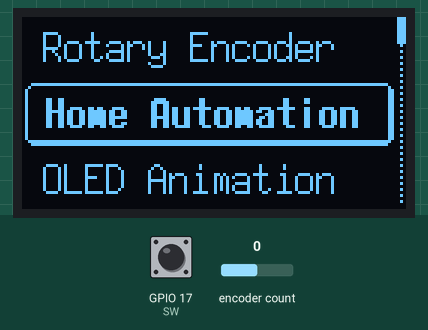
The program below on a simulated ESP32. Parts: 128×64 one-colour display. The test bench sets the inputs (shaded band); at power-on: encoder count 0, GPIO 17 (SW) HIGH.

Above: at 1.2 s.
1.3 s: encoder count set to 1
At 2.0 s:
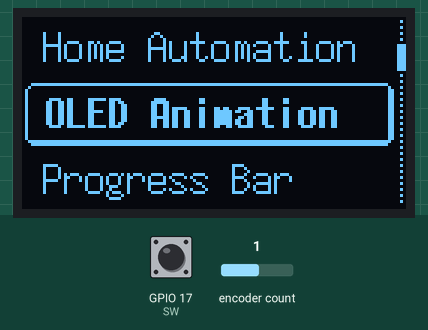
2.8 s: GPIO 17 (SW) pulled LOW for 0.15 s
At 4.0 s:
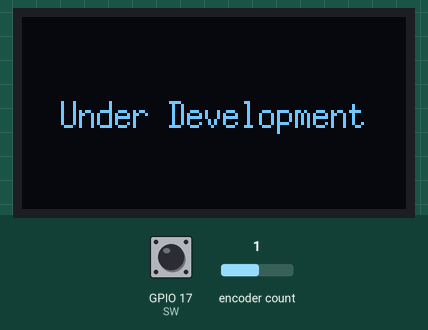
4.4 s: GPIO 17 (SW) pulled LOW for 1 s
At 5.3 s:
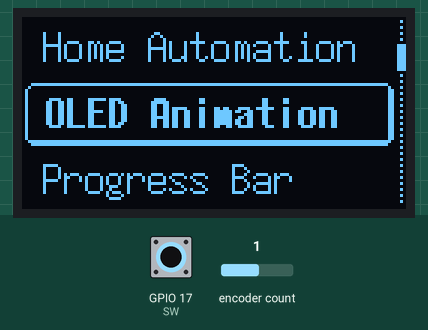
6.9 s: encoder count set to 2
At 7.3 s:
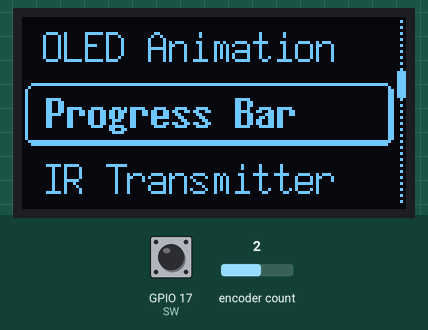
8.4 s: encoder count set to 3
At 9.4 s:
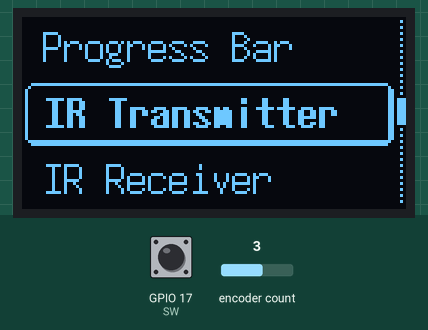
9.9 s: encoder count set to 4
At 10.4 s:
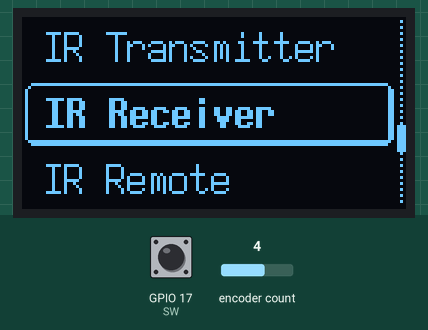
Timing chart, 0 to 12.4 s (numbered marks = the images above; inputs shaded):
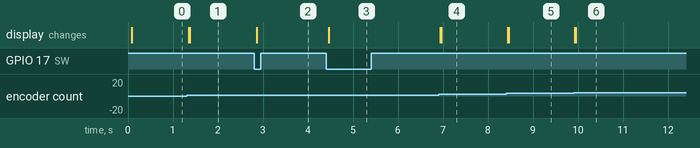

Measured:
- after the input at 1.3 s, the display: first changes at once (image 1 shows a later state)
- after the input at 2.8 s, the display: changes after 0.07 s (image 2)
- after the input at 4.4 s, the display: changes after 0.06 s (image 3)
- after the input at 6.9 s, the display: first changes at once (image 4 shows a later state)
- after the input at 8.4 s, the display: first changes at once (image 5 shows a later state)
- after the input at 9.9 s, the display: first changes at once (image 6 shows a later state)

The program:

main.cpp
```cpp
#include <Arduino.h>
#include <Wire.h>
#include <U8g2lib.h>
#include <ESP32Encoder.h>
#include <Bounce2.h>

U8G2_SH1106_128X64_NONAME_F_HW_I2C u8g2(U8G2_R0, U8X8_PIN_NONE); // OLED Constructor
ESP32Encoder encoder; // Encoder constructor
Bounce2::Button encoderSW = Bounce2::Button();

#define CLK 26 // CLK ENCODER
#define DT 27 // DT ENCODER
#define SW 17 // SW ENCODER

// 'selected_item', 128x21px
const unsigned char selected_item [] PROGMEM = {
  0xF8, 0xFF, 0xFF, 0xFF, 0xFF, 0xFF, 0xFF, 0xFF, 0xFF, 0xFF, 0xFF, 0xFF, 0xFF, 0xFF, 0xFF, 0x03, 0x04, 0x00, 0x00, 0x00, 0x00, 0x00, 0x00, 0x00, 0x00, 0x00, 0x00, 0x00, 0x00, 0x00, 0x00, 0x04, 0x02, 0x00, 0x00, 0x00, 0x00, 0x00, 0x00, 0x00, 0x00, 0x00, 0x00, 0x00, 0x00, 0x00, 0x00, 0x0C, 0x02, 0x00, 0x00, 0x00, 0x00, 0x00, 0x00, 0x00, 0x00, 0x00, 0x00, 0x00, 0x00, 0x00, 0x00, 0x0C, 0x02, 0x00, 0x00, 0x00, 0x00, 0x00, 0x00, 0x00, 0x00, 0x00, 0x00, 0x00, 0x00, 0x00, 0x00, 0x0C, 0x02, 0x00, 0x00, 0x00, 0x00, 0x00, 0x00, 0x00, 0x00, 0x00, 0x00, 0x00, 0x00, 0x00, 0x00, 0x0C, 0x02, 0x00, 0x00, 0x00, 0x00, 0x00, 0x00, 0x00, 0x00, 0x00, 0x00, 0x00, 0x00, 0x00, 0x00, 0x0C, 0x02, 0x00, 0x00, 0x00, 0x00, 0x00, 0x00, 0x00, 0x00, 0x00, 0x00, 0x00, 0x00, 0x00, 0x00, 0x0C, 0x02, 0x00, 0x00, 0x00, 0x00, 0x00, 0x00, 0x00, 0x00, 0x00, 0x00, 0x00, 0x00, 0x00, 0x00, 0x0C, 0x02, 0x00, 0x00, 0x00, 0x00, 0x00, 0x00, 0x00, 0x00, 0x00, 0x00, 0x00, 0x00, 0x00, 0x00, 0x0C, 0x02, 0x00, 0x00, 0x00, 0x00, 0x00, 0x00, 0x00, 0x00, 0x00, 0x00, 0x00, 0x00, 0x00, 0x00, 0x0C, 0x02, 0x00, 0x00, 0x00, 0x00, 0x00, 0x00, 0x00, 0x00, 0x00, 0x00, 0x00, 0x00, 0x00, 0x00, 0x0C, 0x02, 0x00, 0x00, 0x00, 0x00, 0x00, 0x00, 0x00, 0x00, 0x00, 0x00, 0x00, 0x00, 0x00, 0x00, 0x0C, 0x02, 0x00, 0x00, 0x00, 0x00, 0x00, 0x00, 0x00, 0x00, 0x00, 0x00, 0x00, 0x00, 0x00, 0x00, 0x0C, 0x02, 0x00, 0x00, 0x00, 0x00, 0x00, 0x00, 0x00, 0x00, 0x00, 0x00, 0x00, 0x00, 0x00, 0x00, 0x0C, 0x02, 0x00, 0x00, 0x00, 0x00, 0x00, 0x00, 0x00, 0x00, 0x00, 0x00, 0x00, 0x00, 0x00, 0x00, 0x0C, 0x02, 0x00, 0x00, 0x00, 0x00, 0x00, 0x00, 0x00, 0x00, 0x00, 0x00, 0x00, 0x00, 0x00, 0x00, 0x0C, 0x02, 0x00, 0x00, 0x00, 0x00, 0x00, 0x00, 0x00, 0x00, 0x00, 0x00, 0x00, 0x00, 0x00, 0x00, 0x0C, 0x02, 0x00, 0x00, 0x00, 0x00, 0x00, 0x00, 0x00, 0x00, 0x00, 0x00, 0x00, 0x00, 0x00, 0x00, 0x0C, 0xFC, 0xFF, 0xFF, 0xFF, 0xFF, 0xFF, 0xFF, 0xFF, 0xFF, 0xFF, 0xFF, 0xFF, 0xFF, 0xFF, 0xFF, 0x07, 0xF8, 0xFF, 0xFF, 0xFF, 0xFF, 0xFF, 0xFF, 0xFF, 0xFF, 0xFF, 0xFF, 0xFF, 0xFF, 0xFF, 0xFF, 0x03
};

// 'scrollbar_bg', 8x64px
const unsigned char scrollbar_bg [] PROGMEM = {
  0x00, 0x40, 0x00, 0x40, 0x00, 0x40, 0x00, 0x40, 0x00, 0x40, 0x00, 0x40, 0x00, 0x40, 0x00, 0x40, 0x00, 0x40, 0x00, 0x40, 0x00, 0x40, 0x00, 0x40, 0x00, 0x40, 0x00, 0x40, 0x00, 0x40, 0x00, 0x40, 0x00, 0x40, 0x00, 0x40, 0x00, 0x40, 0x00, 0x40, 0x00, 0x40, 0x00, 0x40, 0x00, 0x40, 0x00, 0x40, 0x00, 0x40, 0x00, 0x40, 0x00, 0x40, 0x00, 0x40, 0x00, 0x40, 0x00, 0x40, 0x00, 0x40, 0x00, 0x00
};
/* END OF BITMAP VARIABLES*/


const int MAX_ITEM_LENGTH = 20; // maximum characters for the item name
const char menu_items [] [MAX_ITEM_LENGTH] = {  // array with item names
  "Home Automation",
  "OLED Animation",
  "Progress Bar",
  "IR Transmitter",
  "IR Receiver",
  "IR Remote",
  "Rotary Encoder"
 };

const int itemCounts = sizeof(menu_items) / sizeof(menu_items[0]); // Formula to get the size of Array


 /* Initialize all items state in here */
int itemSelected = 0;
int itemSelPrevious;
int itemSelNext;

int currentScreen = 0;

int encoderCurrentRead = 0;
int encoderPrevRead;

int iconWidth = 50;
int iconHeight = 50;
int screenWidth = 128;

int progress = 0; // For Progress Bar item
/* END OF INITIALIZE ITEMS */

void setup () {
  Serial.begin(115200); // Just in case for debugging

  u8g2.begin(); // Begin the OLED
  u8g2.setBitmapMode(1); // Set transparent background for bitmap
  u8g2.setFontMode(1); // Set transparent background for text

  encoder.attachFullQuad(DT, CLK); // Set input pin for encoder
  encoder.setCount(0); // Start encoder step count

  encoderSW.attach(SW, INPUT_PULLUP); // Set SW as input
  encoderSW.interval(5); // Debounce time
  encoderSW.setPressedState(LOW); // SW active state
}

void loop (){
  int stateSW = digitalRead(SW); // Variable to read SW state
  encoderCurrentRead = encoder.getCount() / 2; // Get current encoder step
  encoderSW.update();

  // Switching between screen
  if (encoderSW.pressed()) {
    if (currentScreen == 0) currentScreen = 1;
    else currentScreen = 0;
  }

  u8g2.clearBuffer();

  if (currentScreen == 0) {
    // Scroll through the menu
    if (encoderCurrentRead > encoderPrevRead) {
      itemSelected += 1;
      if (itemSelected >= itemCounts) itemSelected = 0;
    }

    if (encoderPrevRead > encoderCurrentRead) {
      itemSelected -= 1;
      if (itemSelected < 0) itemSelected = itemCounts - 1;
    }

    // Draw the selected item bitmap
    u8g2.drawXBMP(0, 22, 128, 21, selected_item);
    u8g2.drawXBMP(128-8, 0, 8, 64, scrollbar_bg);

    // Draw the previous item
    u8g2.setFont(u8g_font_7x14);
    u8g2.drawStr(7, 15, menu_items[itemSelPrevious]);

    // Draw the selected item in bold font
    u8g2.setFont(u8g_font_7x14B);
    u8g2.drawStr(8, 15+20+2, menu_items[itemSelected]);

    // Draw the next item
    u8g2.setFont(u8g_font_7x14);
    u8g2.drawStr(7, 15+20+20+2+2, menu_items[itemSelNext]);

    // Draw scrollbar handle
    u8g2.drawBox(125, 64/itemCounts * itemSelected, 3, 64/itemCounts);
  }

  else if (currentScreen == 1) {

    // Sub menu for item 1
    if (menu_items[itemSelected] == menu_items[0]) {
      u8g2.setFont(u8g2_font_6x13_tr);
      u8g2.drawStr(13, 37, "Under Development");
    }

    // Sub menu for item 2
    if (menu_items[itemSelected] == menu_items[1]) {
      u8g2.setFont(u8g2_font_6x13_tr);
      u8g2.drawStr(13, 37, "Under Development");
    }

    // Sub menu for Progress Bar
    if (strcmp(menu_items[itemSelected], "Progress Bar") == 0) { // The right way to compare char Array
      if (encoderCurrentRead > encoderPrevRead) {
        progress += 5;
        if (progress > 120) progress = 120;
      }
      if (encoderPrevRead > encoderCurrentRead) {
        progress -= 5;
        if (progress < 0) progress = 0;
      }

      u8g2.drawFrame(2, 10, 124, 24);
      u8g2.setFont(u8g2_font_profont15_tr);
      u8g2.drawStr(24, 50, "Progress Bar");
      u8g2.drawBox(4, 12, progress, 20);

      // Calculate the percentage based on the progress
      int percentage = map(progress, 0, 120, 0, 100); // Map progress to a percentage (0 to 100)
      // Convert the percentage to a string and draw it
      char buffer[8]; // Buffer to hold the string representation of percentage
      sprintf(buffer, "%d%%", percentage); // Convert integer to string and add percentage sign
      // Set the draw color and font for the dynamic progress value
      u8g2.setDrawColor(2); // XOR mode
      u8g2.setFont(u8g2_font_t0_15b_tr);
      u8g2.drawStr(52, 28, buffer); // Draw the dynamic progress value with percentage
    }

    // Sub menu for item 4
    if (menu_items[itemSelected] == menu_items[3]) {
      u8g2.setFont(u8g2_font_6x13_tr);
      u8g2.drawStr(13, 37, "Under Development");
    }

    // Sub menu for item 5
    if (menu_items[itemSelected] == menu_items[4]) {
      u8g2.setFont(u8g2_font_6x13_tr);
      u8g2.drawStr(13, 37, "Under Development");
    }

    // Sub menu for item 6
    if (menu_items[itemSelected] == menu_items[5]) {
      u8g2.setFont(u8g2_font_6x13_tr);
      u8g2.drawStr(13, 37, "Under Development");
    }

    // Sub menu for item 7
    if (menu_items[itemSelected] == menu_items[6]) {
      u8g2.setFont(u8g2_font_6x13_tr);
      u8g2.drawStr(13, 37, "Under Development");
    }
  }

  // Update the previous and next item indices
  itemSelPrevious = itemSelected - 1;
  if (itemSelPrevious < 0) {
    itemSelPrevious = itemCounts - 1;  // Wrap around to the last item
  }

  itemSelNext = itemSelected + 1;
  if (itemSelNext >= itemCounts) {
    itemSelNext = 0;  // Wrap around to the first item
  }

  encoderPrevRead = encoderCurrentRead; // Update the encoder step
  u8g2.sendBuffer();
}
```
